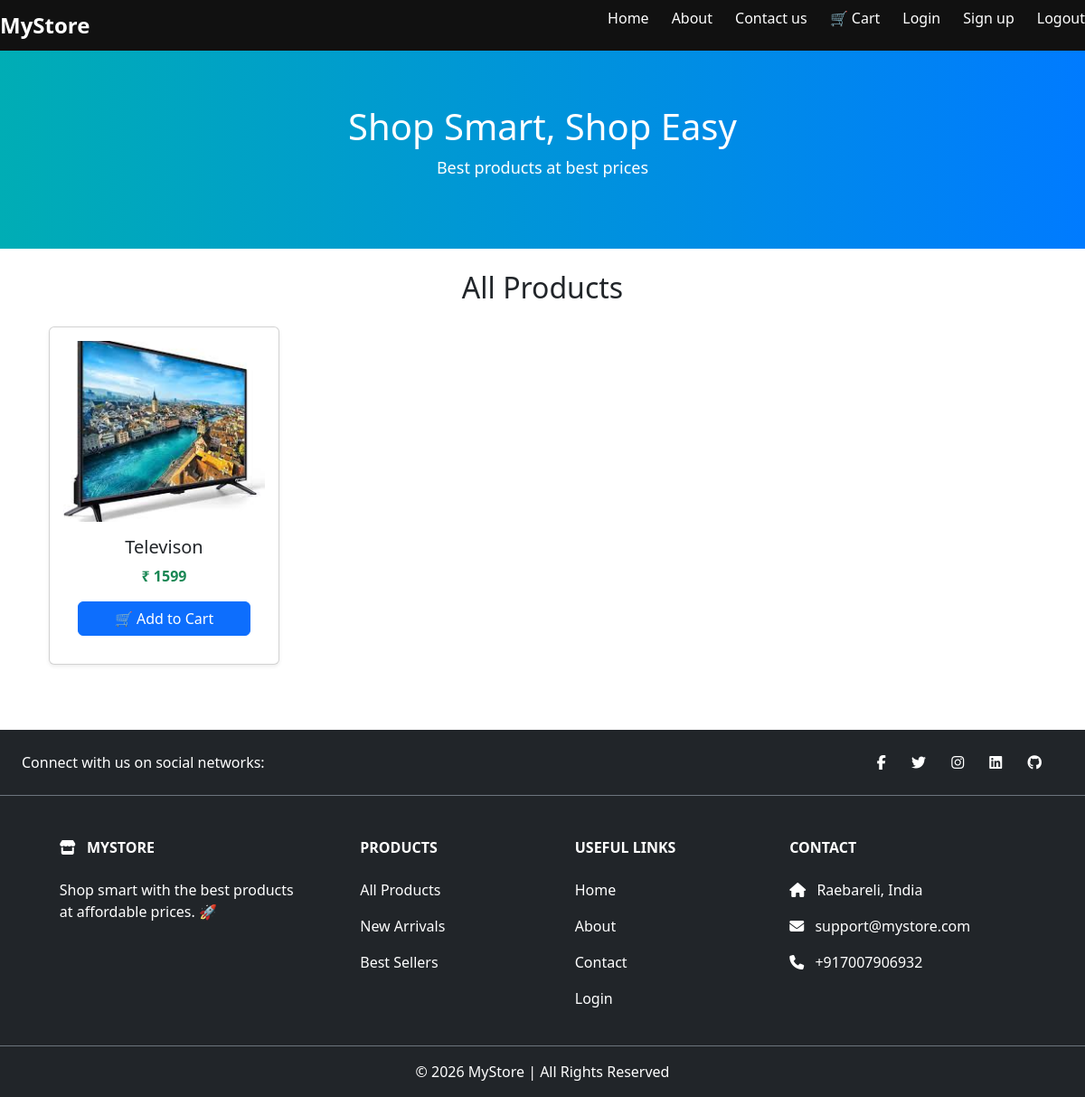
Page /category/tv/ on the earlier database version.
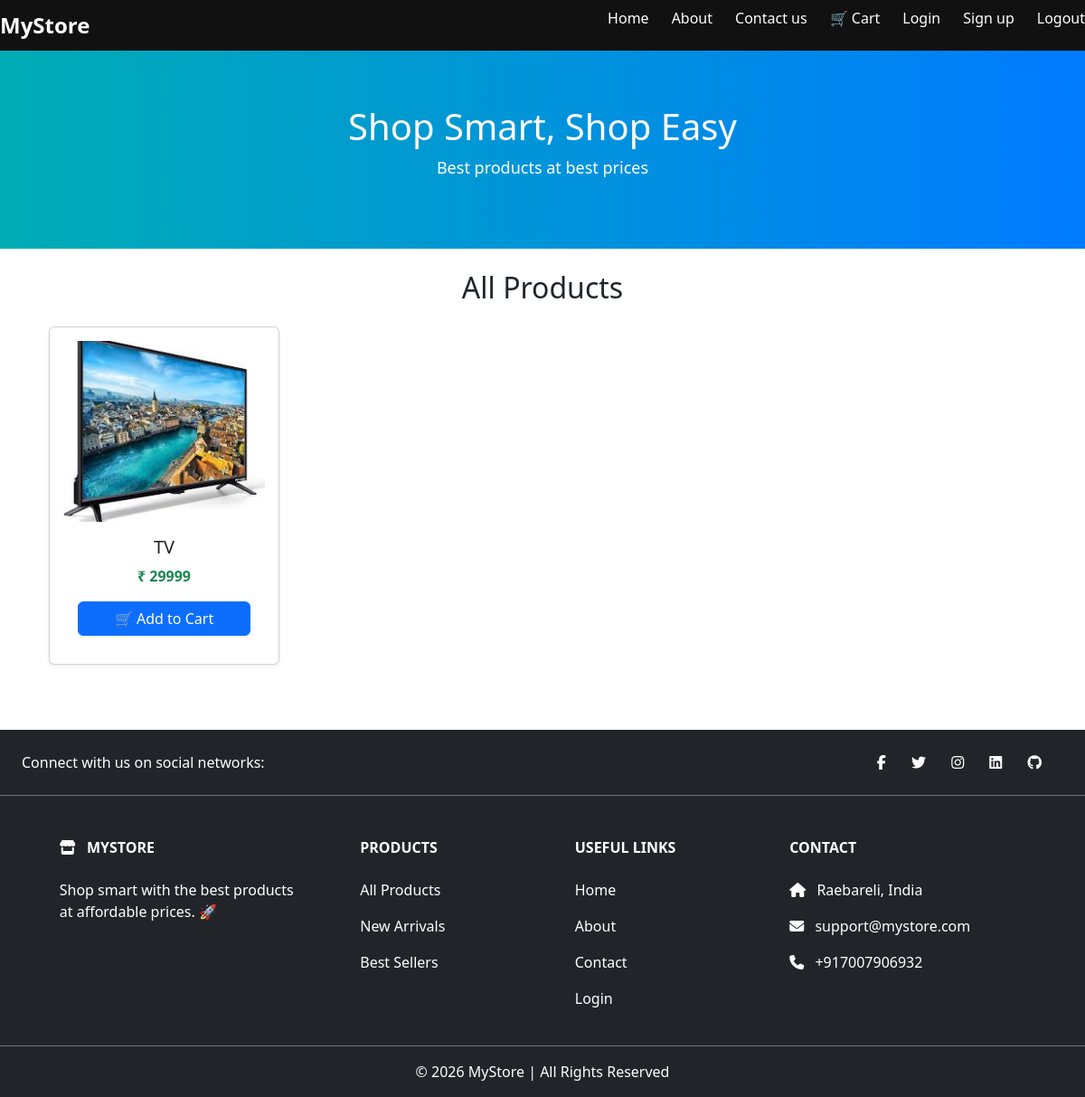
Same page on the later database version.
### store/models.py (models this page shows, shortened)
class Product(models.Model):
    name = models.CharField(max_length=100)
    price = models.IntegerField()
    image = models.ImageField(upload_to='products/')
    created_at = models.DateTimeField(auto_now_add=True)
    CATEGORY_CHOICES = [
        ('mobile', 'Mobile'),
        ('laptop', 'Laptop'),
        ('tv', 'TV'),
        ('accessories', 'Accessories'),
    ]
    category = models.CharField(max_length=20, choices=CATEGORY_CHOICES)

### store/views.py (the view)
# urls.py: path('category/<str:category>/', views.category_view, name='category'),
def category_view(request, category):
    products = Product.objects.filter(category=category)
    return render(request, 'products.html', {'products': products})

### store/templates/products.html
{% extends 'base.html' %}
{% block content %}
<div class="container mt-4">
    <h2 class="mb-4 text-center">All Products</h2>
    <div class="row">
        {% for product in products %}
        <div class="col-md-3 mb-4">
            <div class="card h-100 shadow-sm">
                <img src="{{ product.image.url }}"
                     class="card-img-top"
                     style="height:200px; object-fit:cover;">
                <div class="card-body text-center">
                    <h5 class="card-title">{{ product.name }}</h5>
                    <p class="card-text fw-bold text-success">
                        ₹ {{ product.price }}
                    </p>
                    <a href="{% url 'add_to_cart' product.id %}"
                       class="btn btn-primary w-100">
                        🛒 Add to Cart
                    </a>
                </div>
            </div>
        </div>
        {% endfor %}
    </div>
</div>
{% endblock %}

Differences in the rows shown:
removed Product: image (picture), name "Televison", price "1599"
added Product: image (picture), name "TV", price "29999"
